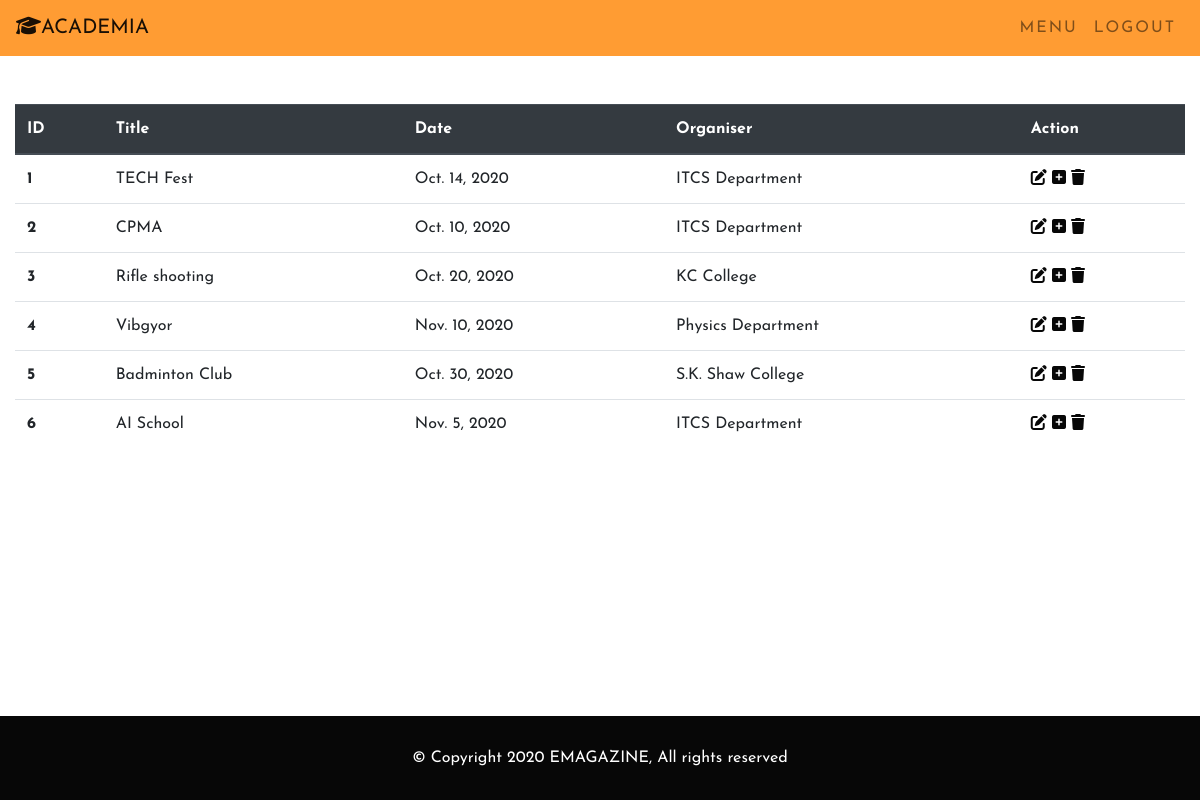
/options/etab/, run on an earlier commit of the app's database.
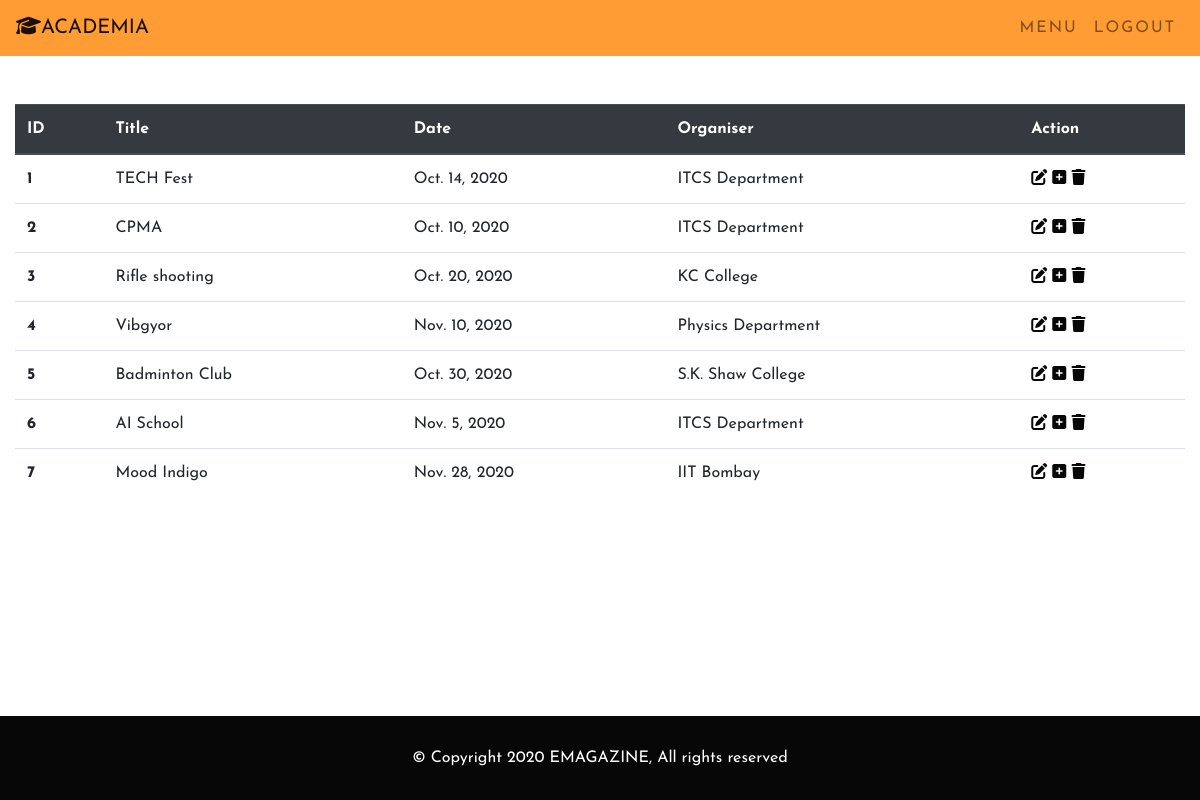
And on a later commit of the database.
### EMAG_APP/models.py (models this page shows, shortened)
class Event(models.Model):
    user_id = models.ForeignKey(
        to=User, on_delete=models.CASCADE, null=True, related_name='events')
    event_title = models.CharField(
        max_length=755, null=False, blank=False, unique=True)
    event_category = models.CharField(
        null=False, blank=False, max_length=400, choices=EVENT_CHOICES)
    event_tags = models.CharField(max_length=400, null=True, blank=True)
    organised_by = models.CharField(max_length=1000, null=True, blank=True)
    sponsored_by = models.CharField(max_length=1000, null=True, blank=True)
    event_data = models.FileField(null=True, blank=True)
    event_banner = models.ImageField(null=True, blank=True)
    event_description = models.TextField(null=False, blank=False)
    event_date = models.DateField(null=False, blank=False)
    uploaded_at = models.DateTimeField(default=timezone.now)

### EMAG_APP/views.py (the view)
# urls.py: path('options/etab/', etab_view),
def etab_view(request):
    etab = Event.objects.all()
    return render(request, "emag_admin/etab.html", {"etab": etab})

### EMAG_APP/templates/emag_admin/etab.html
{% extends 'lognav.html' %}{% load static %}
{% block body %}
<div class="container-fluid my-5">
    <table class="table">
        <thead class="thead-dark">
          <tr>
            <th scope="col">ID</th>
            <th scope="col">Title</th>
            <th scope="col">Date</th>
            <th scope="col">Organiser</th>
            <th scope="col">Action</th>
          </tr>
        </thead>
        <tbody>
        {% for et in etab %}
          <tr>
            <th scope="row">{{ et.id }}</th>
            <td>{{ et.event_title }}</td>
            <td>{{ et.event_date }}</td>
            <td>{{ et.organised_by }}</td>
            <td>
              <a href="#" ><i class="fas fa-edit"></i></a>
              <a href="/add-event/" ><i class="fas fa-plus-square"></i></a>
              <a href="#" ><i class="fas fa-trash"></i></a>
            </td>
          </tr>
          {% endfor %}
        </tbody>
      </table>
</div>
{% endblock %}

What changed in the data, as far as the page shows it:
added Event: id "7", event_title "Mood Indigo", event_date "Nov. 28, 2020", organised_by "IIT Bombay"
